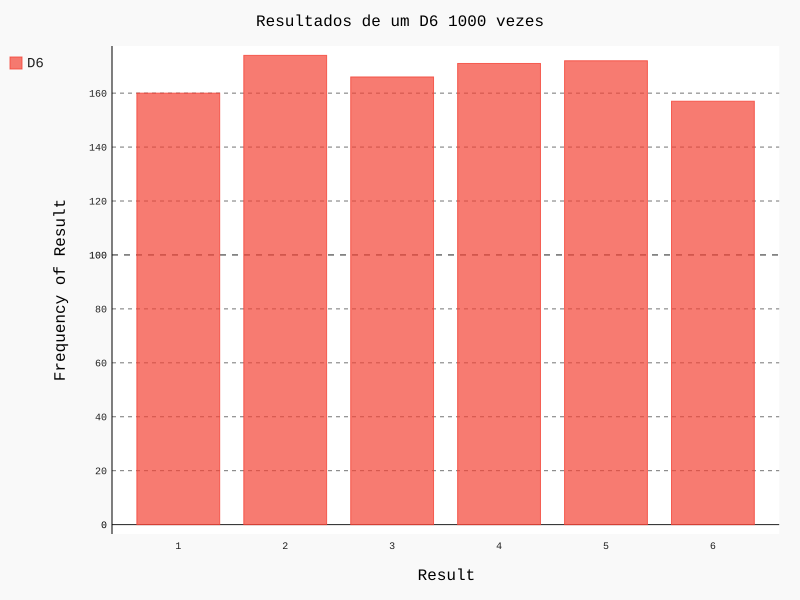

This chart was generated by the following Python code:
#die_visual.py
import pygal
from die import Die

#cria um D6
die = Die()

#Faz alguns lançamentos e armazena os resultados em uma lista
results = []
for roll_num in range(1000):
    result = die.roll()
    results.append(result)

print(results)

frequencies = []
for value in range(1, die.num_sides + 1):
    frequency = results.count(value)
    frequencies.append(frequency)

print('Frenquencias: {}'.format(frequencies))

#Visualiza os resultados
hist = pygal.Bar()

hist.title = 'Resultados de um D6 1000 vezes'
hist.x_labels = ['1', '2', '3', '4', '5', '6']
hist.x_title = 'Result'
hist.y_title = 'Frequency of Result'

hist.add('D6', frequencies)
hist.render_to_file('die_visual.svg')
